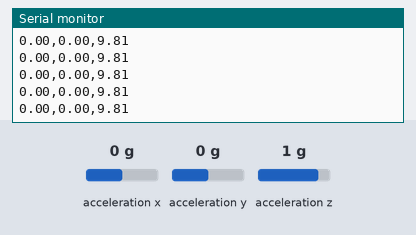
This sketch was run on a simulated ESP32-S3. On the bench: the last lines printed to the serial monitor. The inputs (shaded band) are chosen by the test bench; at power-on: acceleration x 0 g, acceleration y 0 g, acceleration z 1 g.

Above: at 4.2 s.
4.3 s: acceleration x set to -1.4 g
At 4.8 s:
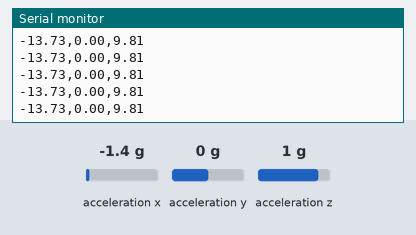
5.8 s: acceleration y set to -1.4 g
At 6.7 s:
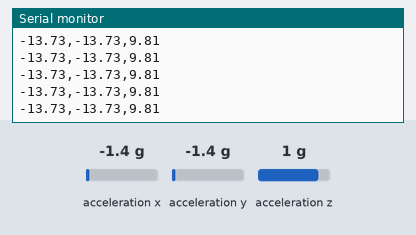
7.3 s: acceleration z set to -1.4 g
At 8.2 s:
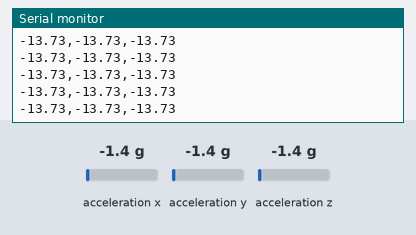

Measured:
- after the input at 4.3 s, the serial monitor: prints a new line at once (image 1)
- after the input at 5.8 s, the serial monitor: prints a new line at once (image 2)
- after the input at 7.3 s, the serial monitor: prints a new line at once (image 3)

The sketch:

sensor_reading_firmware.ino
```cpp
#include <Wire.h>
#include <Adafruit_Sensor.h>
#include <Adafruit_ADXL345_U.h>

#define SDA_PIN 8
#define SCL_PIN 9

Adafruit_ADXL345_Unified accel = Adafruit_ADXL345_Unified(12345);

void setup() {
  Serial.begin(115200);
  delay(3000);  // important for ESP32-S3 USB

  Wire.begin(SDA_PIN, SCL_PIN);

  if (!accel.begin()) {
    Serial.println("Sensor not detected");
    while (1);
  }

  accel.setRange(ADXL345_RANGE_2_G);
   Serial.println("x,y,z");
}

void loop() {
  sensors_event_t event;
  accel.getEvent(&event);

  // Send ONLY CSV (Edge Impulse requirement)
  Serial.print(event.acceleration.x);
  Serial.print(",");
  Serial.print(event.acceleration.y);
  Serial.print(",");
  Serial.println(event.acceleration.z);

  delay(10);  // ~100 Hz sampling
}
```
